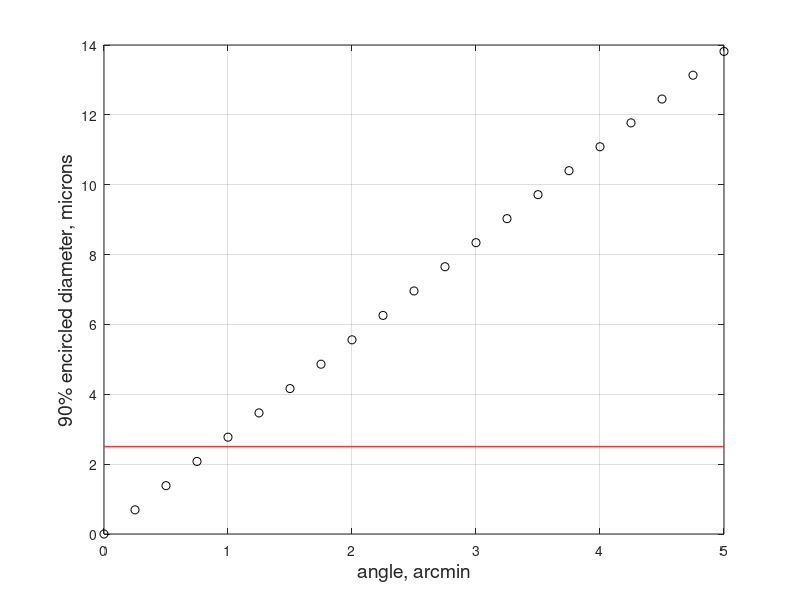

Recreate this plot in MATLAB.
%% ParabolicMirror.m 
% C. Stubbs
% Nov 26 2019
 
% computes ray tracing diagram in 2-d for parabolic mirror
 
% use y=x^2/4f to parameterize it where f is focal length 
 
clear all
close all
makeplots=0;
 
thetainmax=300 ; % max incidence angle in arcsec. FOV diameter is twice this.
 
D=130; % mirror dia in mm
 
f=650; % focal length in mm
 
x=-D/2:D/100:D/2;
 
y=x.*x./(4*f); % compute mirror surface
 
slope=x./(2*f); % compute local slope
 
%% compute diffraction limit
thetadiff=0.5E-6/(D/1000);
 
%% FWHM size
xdiff=thetadiff*f;
ticker=0;
 
EE90=[];
EEratio=[];
thetavec=0:thetainmax/20:thetainmax; % for plotting later on
 
for thetain=0:thetainmax/20:thetainmax
    ticker=ticker+1;
%% lauch rays at appropriate angles parabola line
thetainrad=thetain*4.86E-6; 
 
% reflected ray emerges at two times the angle
theta=2*(atan(slope)+thetainrad);
 
% where do they land on focal line? They start at (x,y) and go to (xland,f)
% at an angle theta. So y=mx+yo and f=m*xland+yo and y=x^2/4f and m=tan(theta), therefore
% x^2/4f-m*x=f-m*xland, and
% xland=-(1/m)*(y-m*x-f)=(f-y)/m+x, and m=tan(theta-pi/2)
 
m=tan(theta+pi/2);
 
xland=x-f.*tan(theta);
xland=x-(y-f)./m;
 
%% compute 90 percent encircled energy diameter
centroid=mean(xland);
dx=abs(xland-centroid);
 
EE90(ticker)=2*prctile(dx,90); % this is a diameter
 
EEratio(ticker)=EE90(ticker)/xdiff;
 
%% plots
 
if(makeplots) 
    
figure(10)
histogram(xland,100)
grid on
shg
 
figure(20)
plot(x,xland,'ko')
hold on
% plot([-xdiff/2 -xdiff/2],[f f],'ro')
% hold off
grid on
shg
%%
 
figure(30)
for counter=1:length(x);
    plot([x(counter) xland(counter)],[y(counter) f],'k-')
    hold on
end
grid on
hold off
ylim([f-0.1 f+.1])
xlim([centroid-.1 centroid+.1])
shg
 
figure(40)
for counter=1:length(x);
    plot([x(counter) xland(counter)],[0 f],'k-')
    hold on
end
grid on
hold off
 
shg
 
figure(50)
histogram(dx,100)
hold on
plot([xdiff xdiff],[0 10],'r.-')
hold off
grid on
shg
 
end % end of makeplots loop
 
end  % end of theta loop
 
%%
figure(100)
plot(thetavec/60,EE90*1000,'ko')
hold on
plot([0 thetavec(end)/60], [xdiff*1000 xdiff*1000],'r-')
hold off
xlabel('angle, arcmin','FontSize',14)
ylabel('90% encircled diameter, microns','FontSize',14)
grid on
shg

